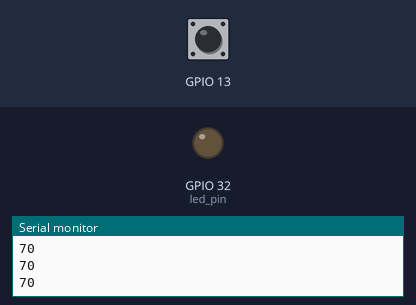
Recording of a sketch running on a simulated ESP32. Parts: output pins drawn as LEDs (lit = HIGH), the last lines printed to the serial monitor. The inputs (shaded band) are chosen by the test bench; at power-on: GPIO 13 HIGH.

Above: at 1.3 s.
1.4 s: GPIO 13 pulled LOW for 0.3 s
At 1.8 s:
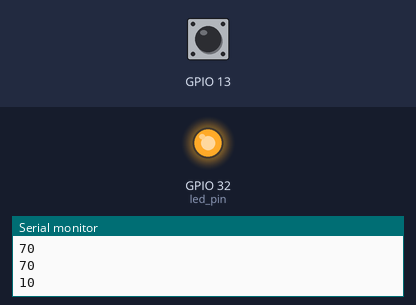
3.5 s: GPIO 13 pulled LOW for 3.2 s
At 8.4 s:
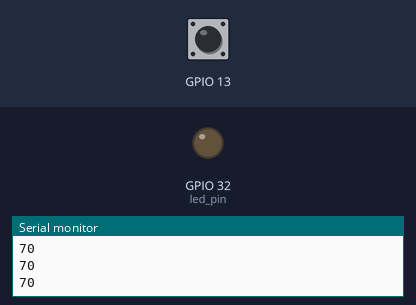
Timing chart, 0 to 9.9 s (numbered marks = the images above; inputs shaded):
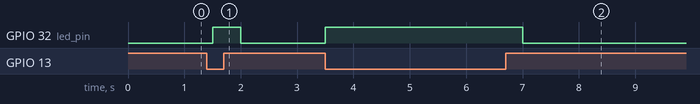

The sketch:

touch_sensor.ino
```cpp
const byte led_pin = 32;

void setup() {
  // put your setup code here, to run once:
  Serial.begin(115200);
  pinMode(led_pin,OUTPUT);
  }

void loop() {
  // put your main code here, to run repeatedly:
  Serial.println(touchRead(13));
  if(touchRead(13) < 20)
    digitalWrite(led_pin,HIGH);
  else
    digitalWrite(led_pin,LOW);
  delay(500);
}
```

Measured:
- after the input at 1.4 s, GPIO 32 (led_pin): LOW → HIGH after 0.10 s, → LOW 0.50 s later
- after the input at 3.5 s, GPIO 32 (led_pin): LOW → HIGH at once, → LOW 3.5 s later
